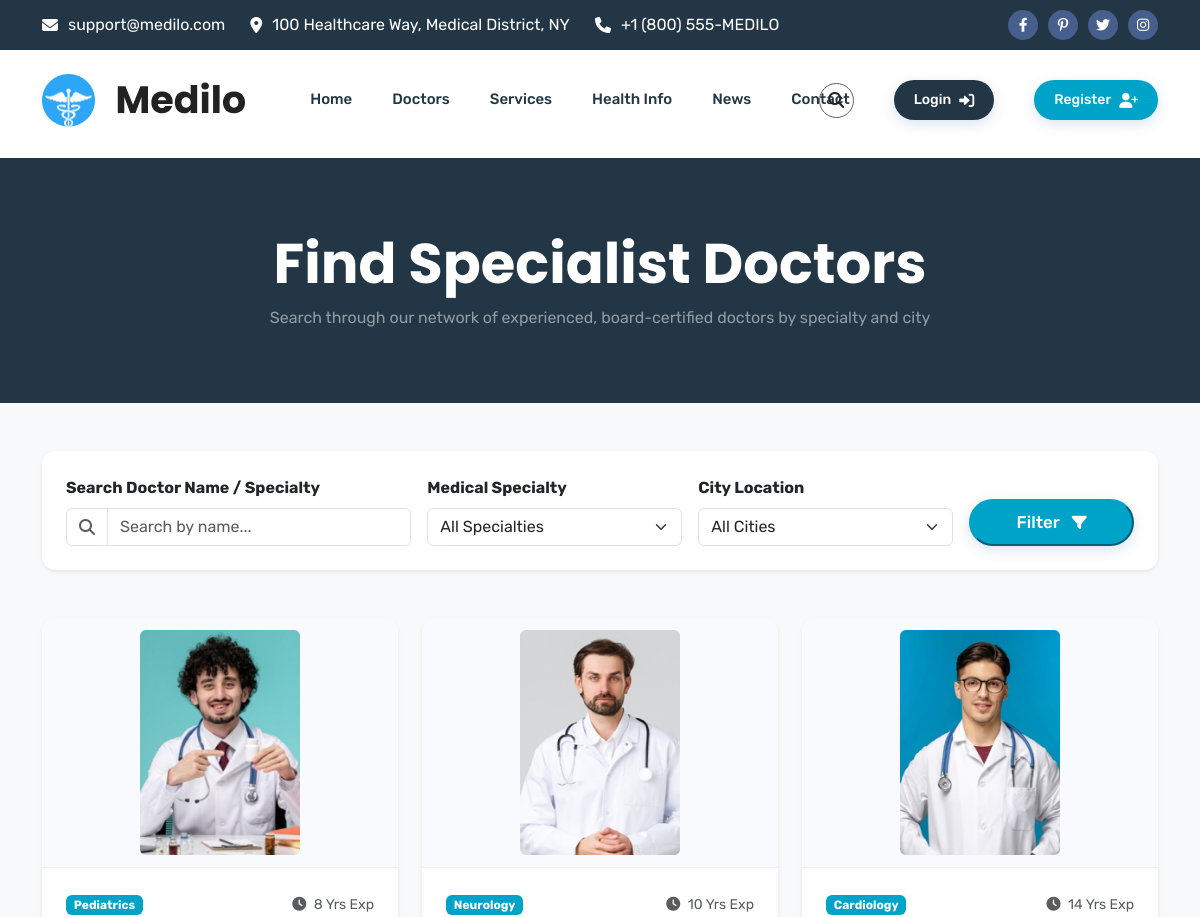
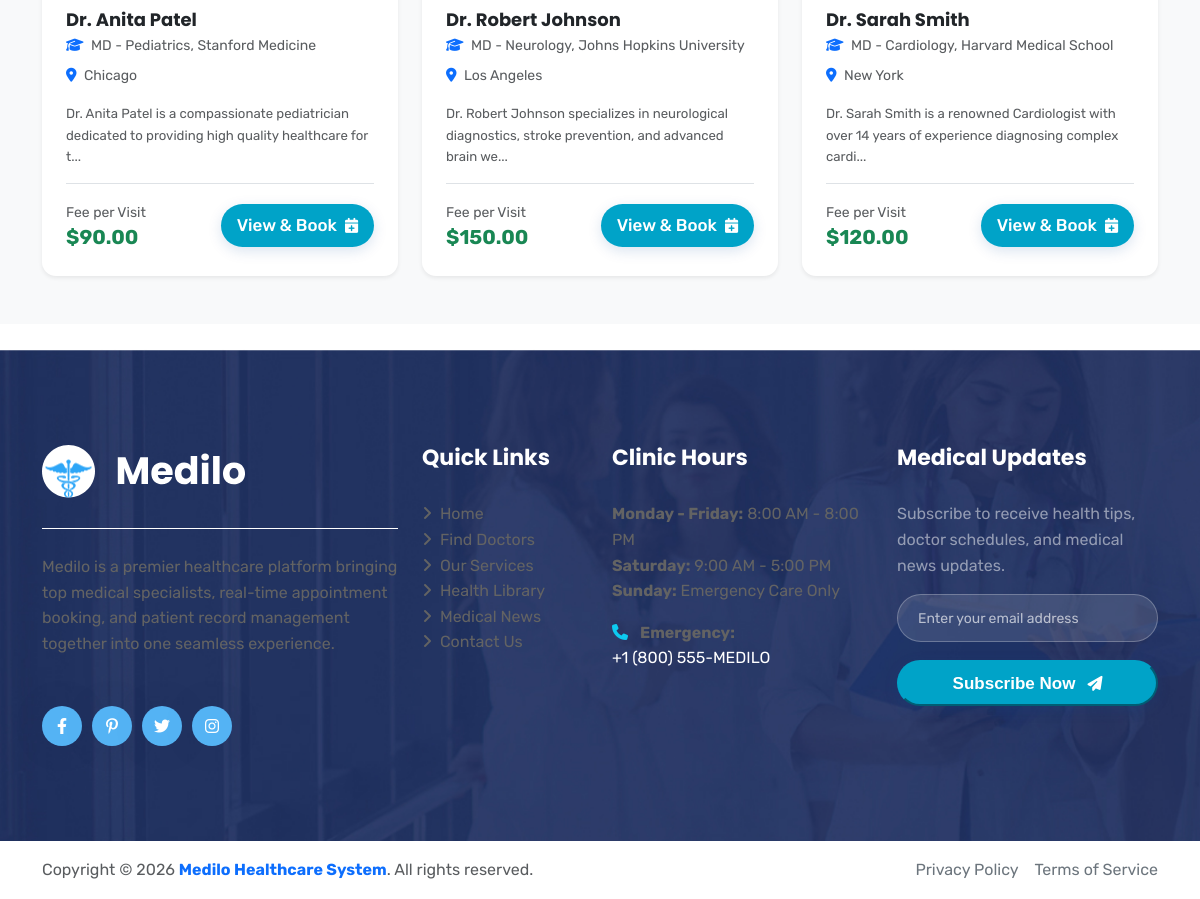
/frontend/doctors.php, run on the app's committed database (2 pictures, top to bottom).
### tables this page shows
CREATE TABLE `doctors` (
  `id` INT AUTO_INCREMENT PRIMARY KEY,
  `user_id` INT UNIQUE NOT NULL,
  `specialty_id` INT NOT NULL,
  `city_id` INT NOT NULL,
  `qualification` VARCHAR(255) NOT NULL,
  `experience_years` INT DEFAULT 0,
  `consultation_fee` DECIMAL(10,2) NOT NULL DEFAULT 50.00,
  `bio` TEXT,
  `avatar` VARCHAR(255) DEFAULT 'assets/img/team_1.jpg',
  `created_at` DATETIME DEFAULT CURRENT_TIMESTAMP,
  FOREIGN KEY (`user_id`) REFERENCES `users`(`id`) ON DELETE CASCADE,
  FOREIGN KEY (`specialty_id`) REFERENCES `specialties`(`id`) ON DELETE CASCADE,
  FOREIGN KEY (`city_id`) REFERENCES `cities`(`id`) ON DELETE CASCADE
);

CREATE TABLE `specialties` (
  `id` INT AUTO_INCREMENT PRIMARY KEY,
  `name` VARCHAR(100) NOT NULL,
  `description` TEXT,
  `icon` VARCHAR(100) DEFAULT 'fa-solid fa-stethoscope',
  `created_at` DATETIME DEFAULT CURRENT_TIMESTAMP
);

CREATE TABLE `users` (
  `id` INT AUTO_INCREMENT PRIMARY KEY,
  `username` VARCHAR(50) UNIQUE NOT NULL,
  `password` VARCHAR(255) NOT NULL,
  `email` VARCHAR(100) UNIQUE NOT NULL,
  `full_name` VARCHAR(100) NOT NULL,
  `phone` VARCHAR(30) NOT NULL,
  `address` TEXT NOT NULL,
  `role` ENUM('admin', 'doctor', 'patient') NOT NULL DEFAULT 'patient',
  `created_at` DATETIME DEFAULT CURRENT_TIMESTAMP
);

CREATE TABLE `cities` (
  `id` INT AUTO_INCREMENT PRIMARY KEY,
  `name` VARCHAR(100) NOT NULL,
  `state` VARCHAR(100) DEFAULT NULL,
  `country` VARCHAR(100) DEFAULT 'USA',
  `created_at` DATETIME DEFAULT CURRENT_TIMESTAMP
);

### config/config.php (called while the page is built, shortened)
<?php
function sanitize_input($data) {
    $data = trim($data);
    $data = stripslashes($data);
    $data = htmlspecialchars($data, ENT_QUOTES, 'UTF-8');
    return $data;
}

### config/db.php (called while the page is built, shortened)
<?php
require_once __DIR__ . '/config.php';
class Database {
    private static $instance = null;
    private $pdo;
    private function __construct() {
        try {
            $options = [
                PDO::ATTR_ERRMODE => PDO::ERRMODE_EXCEPTION,
                PDO::ATTR_DEFAULT_FETCH_MODE => PDO::FETCH_ASSOC,
                PDO::ATTR_EMULATE_PREPARES => false,
            ];
            $dsn = "mysql:host=" . DB_HOST . ";dbname=" . DB_NAME . ";charset=utf8mb4";
            $this->pdo = new PDO($dsn, DB_USER, DB_PASS, $options);
        } catch (PDOException $e) {
            die("Database Connection Error: " . $e->getMessage());
        }
    }
    public static function getInstance() {
        if (self::$instance === null) {
            self::$instance = new Database();
        }
        return self::$instance;
    }
    public function query($sql, $params = []) {
        try {
            $stmt = $this->pdo->prepare($sql);
            $stmt->execute($params);
            return $stmt;
        } catch (PDOException $e) {
            error_log("Database Query Error: " . $e->getMessage() . " | SQL: " . $sql);
            throw new Exception("Database operation failed: " . $e->getMessage());
        }
    }
}
function fetchAll($sql, $params = []) {
    return Database::getInstance()->query($sql, $params)->fetchAll();
}

### frontend/doctors.php (the view, shortened to what this page needs)
<?php
require_once __DIR__ . '/../config/db.php';
$search = sanitize_input($_GET['search'] ?? '');
$sql = "
    SELECT d.*, u.full_name, u.email, u.phone, s.name AS specialty_name, c.name AS city_name
    FROM doctors d
    JOIN users u ON d.user_id = u.id
    JOIN specialties s ON d.specialty_id = s.id
    JOIN cities c ON d.city_id = c.id
    WHERE 1=1
";
$params = [];
$sql .= " ORDER BY d.id DESC";
$doctors = fetchAll($sql, $params);
include_once __DIR__ . '/../includes/header.php';
?>
<section class="py-5 cs_blue_bg text-white">
    <div class="container text-center py-4">
        <h1 class="text-white mb-2">Find Specialist Doctors</h1>
        <p class="text-white-50 mb-0">Search through our network of experienced, board-certified doctors by specialty and city</p>
    </div>
</section>
<section class="py-5 bg-light">
    <div class="container">
        <div class="card border-0 shadow-sm p-4 mb-5 rounded-3 wow fadeInUp" data-wow-duration="0.8s">
            <form action="<?php echo APP_URL; ?>/frontend/doctors.php" method="GET" class="row g-3">
                <div class="col-lg-4 col-md-6">
                    <label class="form-label fw-bold">Search Doctor Name / Specialty</label>
                    <div class="input-group">
                        <span class="input-group-text bg-white"><i class="fa-solid fa-magnifying-glass text-muted"></i></span>
                        <input type="text" name="search" class="form-control" placeholder="Search by name..." value="<?php echo htmlspecialchars($search); ?>">
                    </div>
                </div>
                <div class="col-lg-3 col-md-6">
                    <label class="form-label fw-bold">Medical Specialty</label>
                    <select name="specialty_id" class="form-select">
                        <option value="">All Specialties</option>
                    </select>
                </div>
                <div class="col-lg-3 col-md-6">
                    <label class="form-label fw-bold">City Location</label>
                    <select name="city_id" class="form-select">
                        <option value="">All Cities</option>
                    </select>
                </div>
                <div class="col-lg-2 col-md-6 d-flex align-items-end">
                    <button type="submit" class="cs_btn cs_style_1 cs_color_1 w-100 py-2">
                        <span>Filter</span> <i class="fa-solid fa-filter ms-1"></i>
                    </button>
                </div>
            </form>
        </div>
        <?php if (count($doctors) > 0): ?>
            <div class="row gy-4">
                <?php foreach ($doctors as $index => $doc): ?>
                    <div class="col-lg-4 col-md-6 wow fadeInUp" data-wow-duration="0.8s" data-wow-delay="<?php echo min(0.6, 0.1 * ($index % 6)); ?>s">
                        <div class="card border-0 shadow-sm h-100 rounded-3 overflow-hidden">
                            <div class="cs_doctor_img_holder position-relative overflow-hidden text-center" style="background-color: #f8fafd;">
                                <img src="<?php echo APP_URL . '/' . htmlspecialchars($doc['avatar']); ?>" class="card-img-top cs_doctor_card_img" style="height: 250px; object-fit: contain; padding: 12px;" alt="<?php echo htmlspecialchars($doc['full_name']); ?>">
                            </div>
                            <div class="card-body p-4 d-flex flex-column justify-content-between">
                                <div>
                                    <div class="d-flex justify-content-between align-items-center mb-2">
                                        <span class="badge bg-info text-dark"><?php echo htmlspecialchars($doc['specialty_name']); ?></span>
                                        <span class="text-muted small"><i class="fa-solid fa-clock me-1"></i> <?php echo $doc['experience_years']; ?> Yrs Exp</span>
                                    </div>
                                    <h5 class="card-title mb-1"><?php echo htmlspecialchars($doc['full_name']); ?></h5>
                                    <p class="text-muted small mb-2"><i class="fa-solid fa-graduation-cap text-primary me-1"></i> <?php echo htmlspecialchars($doc['qualification']); ?></p>
                                    <p class="text-muted small mb-3"><i class="fa-solid fa-location-dot text-primary me-1"></i> <?php echo htmlspecialchars($doc['city_name']); ?></p>
                                    <p class="card-text text-muted fs-7 mb-3"><?php echo htmlspecialchars(substr($doc['bio'], 0, 100)); ?>...</p>
                                </div>
                                <div class="pt-3 border-top d-flex justify-content-between align-items-center">
                                    <div>
                                        <small class="text-muted d-block">Fee per Visit</small>
                                        <span class="fw-bold text-success fs-5">$<?php echo number_format($doc['consultation_fee'], 2); ?></span>
                                    </div>
                                    <a href="<?php echo APP_URL; ?>/frontend/doctor_details.php?id=<?php echo $doc['id']; ?>" class="cs_btn cs_style_1 cs_color_1 py-2 px-3">
                                        <span>View & Book</span> <i class="fa-solid fa-calendar-plus"></i>
                                    </a>
                                </div>
                            </div>
                        </div>
                    </div>
                <?php endforeach; ?>
            </div>
        <?php endif; ?>
    </div>
</section>
<?php include_once __DIR__ . '/../includes/footer.php'; ?>

### data on the page
doctors: avatar (picture), specialty.name "Pediatrics", experience_years "8", user.full_name "Dr. Anita Patel", qualification "MD - Pediatrics, Stanford Medicine", city.name "Chicago", bio "Dr. Anita Patel is a compassionate pediatrician dedicated to providing high quality healthcare for t", consultation_fee "90.00"
doctors: avatar (picture), specialty.name "Neurology", experience_years "10", user.full_name "Dr. Robert Johnson", qualification "MD - Neurology, Johns Hopkins University", city.name "Los Angeles", bio "Dr. Robert Johnson specializes in neurological diagnostics, stroke prevention, and advanced brain we", consultation_fee "150.00"
doctors: avatar (picture), specialty.name "Cardiology", experience_years "14", user.full_name "Dr. Sarah Smith", qualification "MD - Cardiology, Harvard Medical School", city.name "New York", bio "Dr. Sarah Smith is a renowned Cardiologist with over 14 years of experience diagnosing complex cardi", consultation_fee "120.00"
